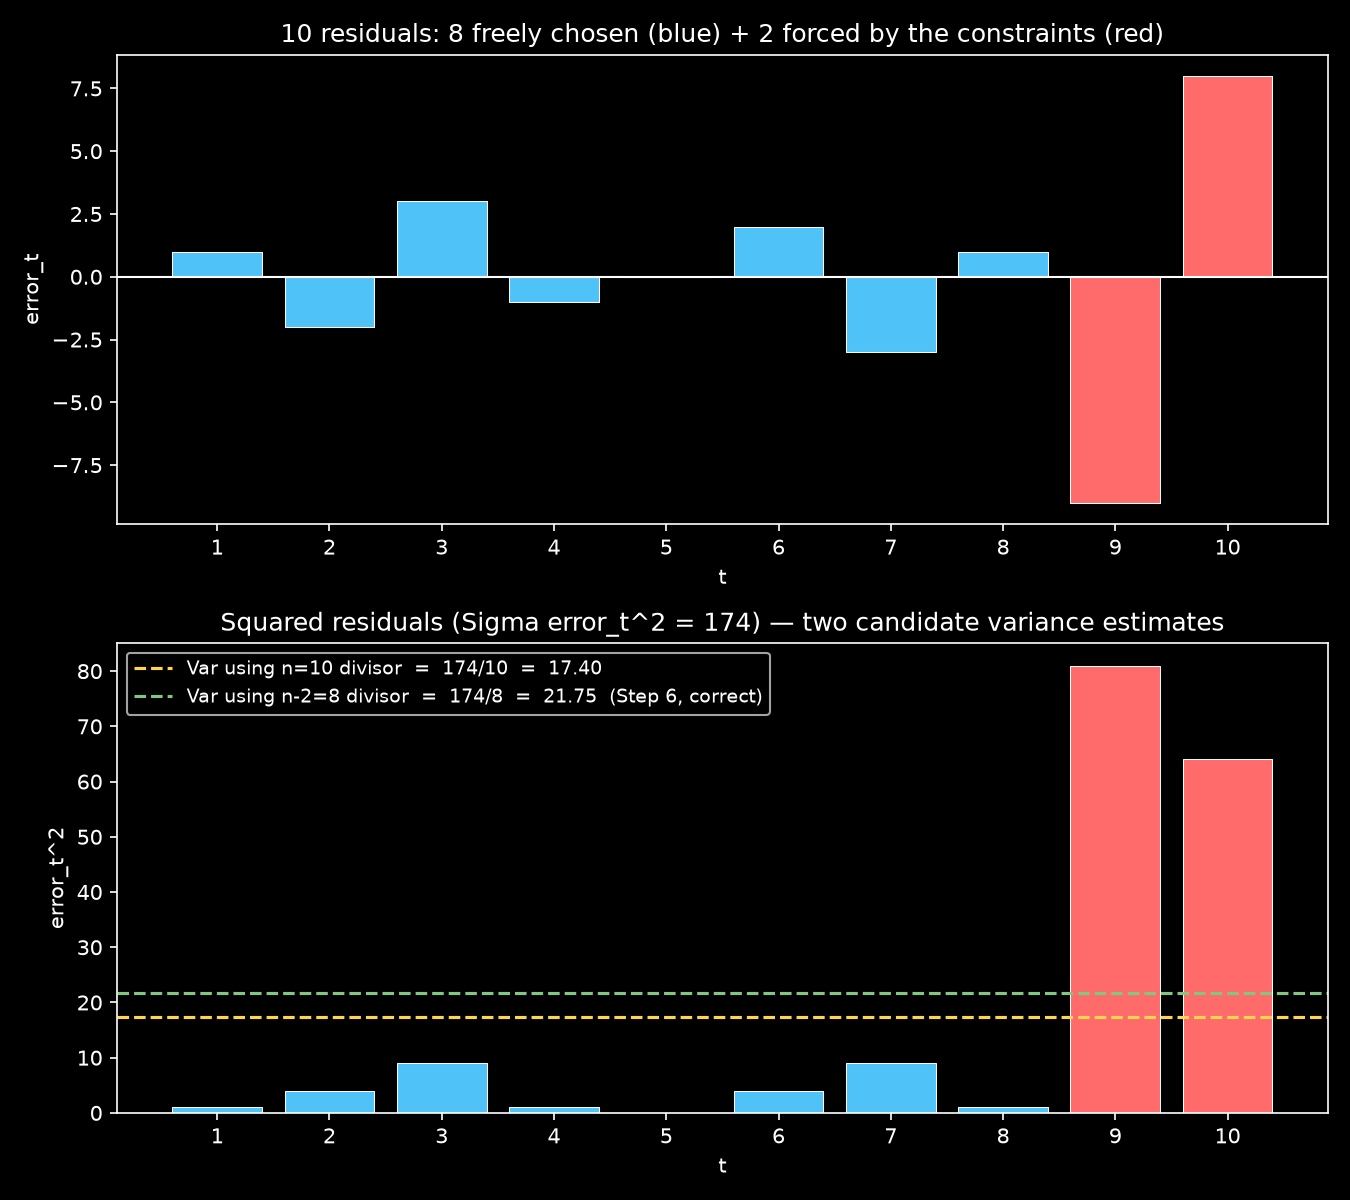

The script that drew this image:
"""
Step 52 [MATH-MODE] — standalone dummy example illustrating Var(error) and the n-2
degrees-of-freedom correction, using the same 10-residual example worked through in chat
(8 freely chosen residuals + 2 forced by the Sigma-error_t=0 and Sigma-error_t*x_t=0
constraints). No trading data — same toy numbers used in conversation.
"""
import matplotlib.pyplot as plt
import numpy as np

plt.style.use('dark_background')

# The 10 residuals from the worked example: e_1..e_8 freely chosen, e_9/e_10 forced
residuals = np.array([1, -2, 3, -1, 0, 2, -3, 1, -9, 8])
n = len(residuals)
free_mask = np.array([True]*8 + [False]*2)  # first 8 free, last 2 forced

squared = residuals ** 2
sum_sq = squared.sum()
var_n = sum_sq / n            # naive divisor (biased, what we'd get ignoring dof loss)
var_n2 = sum_sq / (n - 2)     # correct divisor (Step 6's Var(error))

fig, axes = plt.subplots(2, 1, figsize=(9, 8))

# --- Top panel: raw residuals, free vs forced ---
colors = ['#4fc3f7' if f else '#ff6b6b' for f in free_mask]
axes[0].bar(range(1, n+1), residuals, color=colors, edgecolor='white', linewidth=0.5)
axes[0].axhline(0, color='white', linewidth=1)
axes[0].set_title('10 residuals: 8 freely chosen (blue) + 2 forced by the constraints (red)')
axes[0].set_xlabel('t')
axes[0].set_ylabel('error_t')
axes[0].set_xticks(range(1, n+1))

# --- Bottom panel: squared residuals + the two variance divisors ---
axes[1].bar(range(1, n+1), squared, color=colors, edgecolor='white', linewidth=0.5)
axes[1].axhline(var_n, color='#ffd54f', linestyle='--', linewidth=1.5,
                 label=f'Var using n=10 divisor  =  {sum_sq:.0f}/10  =  {var_n:.2f}')
axes[1].axhline(var_n2, color='#81c784', linestyle='--', linewidth=1.5,
                 label=f'Var using n-2=8 divisor  =  {sum_sq:.0f}/8  =  {var_n2:.2f}  (Step 6, correct)')
axes[1].set_title(f'Squared residuals (Sigma error_t^2 = {sum_sq:.0f}) — two candidate variance estimates')
axes[1].set_xlabel('t')
axes[1].set_ylabel('error_t^2')
axes[1].set_xticks(range(1, n+1))
axes[1].legend(loc='upper left', fontsize=9)

plt.tight_layout()
out_path = __file__.replace('.py', '.png')
plt.savefig(out_path, dpi=150)
print(f"Saved: {out_path}")
print(f"Sigma error_t    = {residuals.sum()}  (constraint check, should be 0)")
print(f"Sigma error_t^2  = {sum_sq}")
print(f"Var (n=10)       = {var_n:.4f}")
print(f"Var (n-2=8)      = {var_n2:.4f}  <- Step 6's formula, larger & unbiased")
